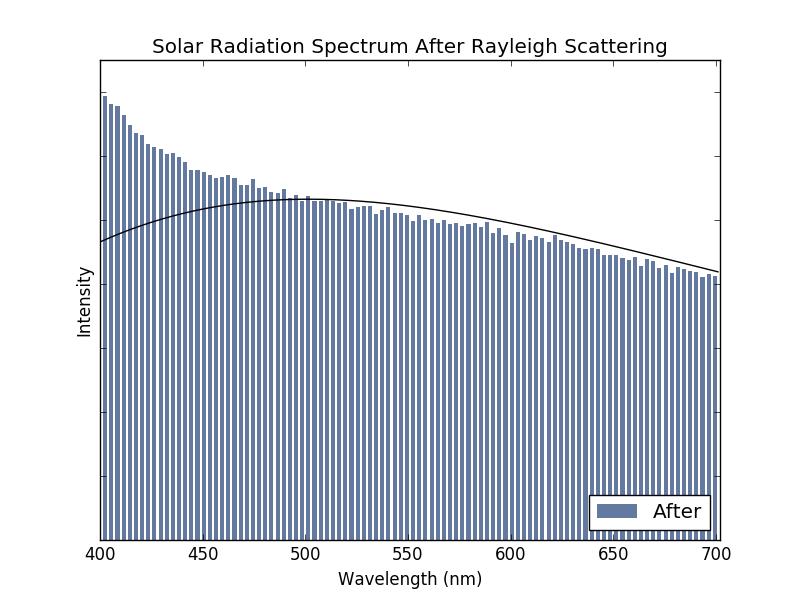

This figure's Python source:
import matplotlib.pyplot as plt 
import numpy as np
import os

file=np.loadtxt('data.dat').transpose()

wavelength=file[0]
after=file[2]

h = 6.626E-34      
c = 2.998E8
kb = 1.381E-23
T = 5778.0
x = np.arange(400.0,702.0,1.0)
y = 9.64**20.0/(x**5.0*(np.exp(h*c/(x*10.0**-9*kb*T))-1.0))

plt.figure(1)
ax = plt.axes()
plt.setp( ax.get_yticklabels(), visible=False)
plt.xlim(400,702)
plt.ylim(0,15000)
plt.xlabel("Wavelength (nm)")
plt.ylabel("Intensity")
plt.title("Solar Radiation Spectrum After Rayleigh Scattering")

plt.bar(wavelength, after, 2.0, color="#6379A0", linewidth=0.0, label="After")
plt.plot(x, y, color='#000000', linewidth=1.0)

plt.legend(loc=4)

plt.savefig('plot2.pdf', format='pdf')
plt.savefig('plot2.png', format='png')
os.system('okular plot2.pdf')
